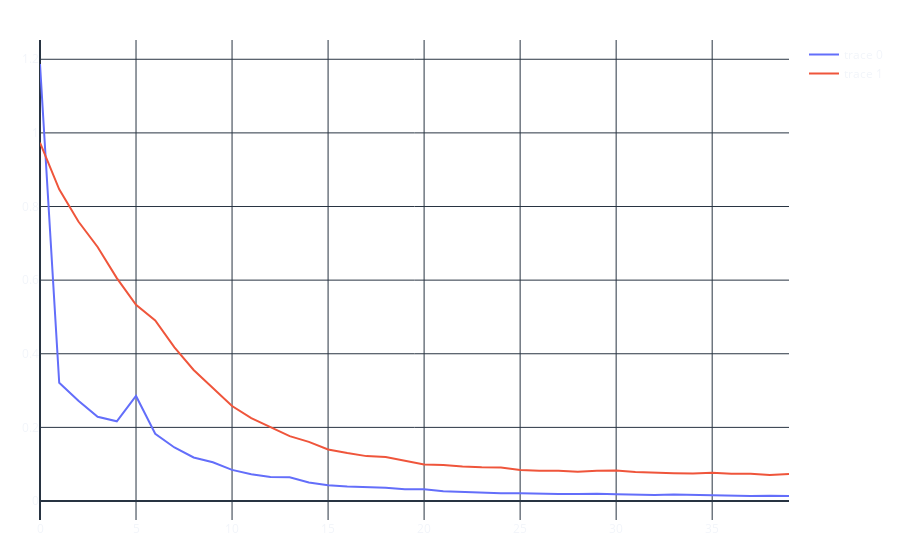

Source (notebook cell):
### Markdown cell above
## model

### Code cell
# Parameters

epochs = 40

print("vocab lengths", len(vocab), len(tag_vocab))
reload(models_torch)

# Model with default params
model = models_torch.LSTMTagger(len(vocab), len(tag_vocab))

loss_function = nn.CrossEntropyLoss(weight=tag_weights)

optimizer = torch.optim.Adam(model.parameters(), lr=0.005)

# Training loop

losses_train = []
losses_val = []

for epoch in range(epochs):
    # TRAINING
    train_loss = models_torch.run_epoch(model, train_loader, loss_function, optimizer)
    losses_train.append(train_loss)

    # VALIDATION
    with torch.no_grad():
        val_loss = models_torch.run_epoch(model, val_loader, loss_function)
        losses_val.append(val_loss)

    # print(f"Epoch {epoch+1}/{epochs}, Loss: {loss.item():.4f}")
plotting.scatter(y=[losses_train, losses_val]).show()

print(
    "final loss:\n", f"  train: {losses_train[-1]:.4f}", f"  val : {losses_val[-1]:.4f}"
)

### Figure 1 — Plotly figure (JSON) as saved in the notebook; plotly's stock layout.template omitted (floating-point values rounded to 4 significant figures)
{"data": [{"type": "scatter", "y": [1.187, 0.321, 0.2726, 0.2288, 0.2164, 0.2853, 0.1825, 0.1454, 0.1183, 0.1053, 0.08446, 0.07285, 0.06518, 0.06469, 0.05007, 0.04278, 0.03919, 0.03755, 0.03621, 0.03209, 0.03214, 0.0267, 0.02435, 0.0222, 0.02112, 0.02083, 0.01918, 0.01911, 0.01896, 0.02003, 0.01841, 0.01679, 0.01628, 0.0174, 0.01629, 0.01495, 0.01406, 0.01383, 0.01452, 0.01358]}, {"type": "scatter", "y": [0.9733, 0.8466, 0.7592, 0.69, 0.6056, 0.5332, 0.4907, 0.4172, 0.3559, 0.3063, 0.258, 0.2252, 0.1998, 0.1762, 0.1607, 0.1398, 0.1302, 0.1219, 0.1196, 0.109, 0.09928, 0.09782, 0.09371, 0.09176, 0.09121, 0.08418, 0.08226, 0.0825, 0.07951, 0.08192, 0.08309, 0.07907, 0.07668, 0.07569, 0.07448, 0.07659, 0.07411, 0.07422, 0.07068, 0.07307]}], "layout": {}}
